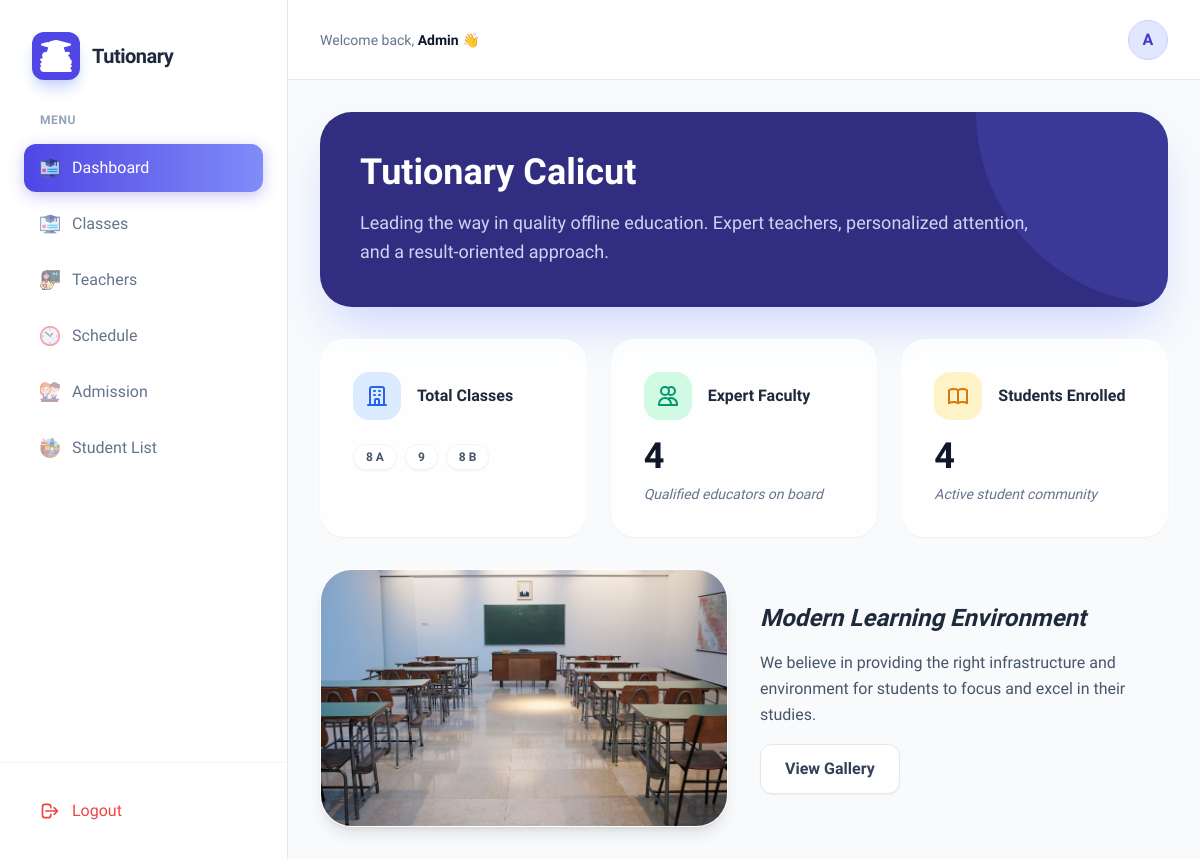
Before: /index/ with the older database file.
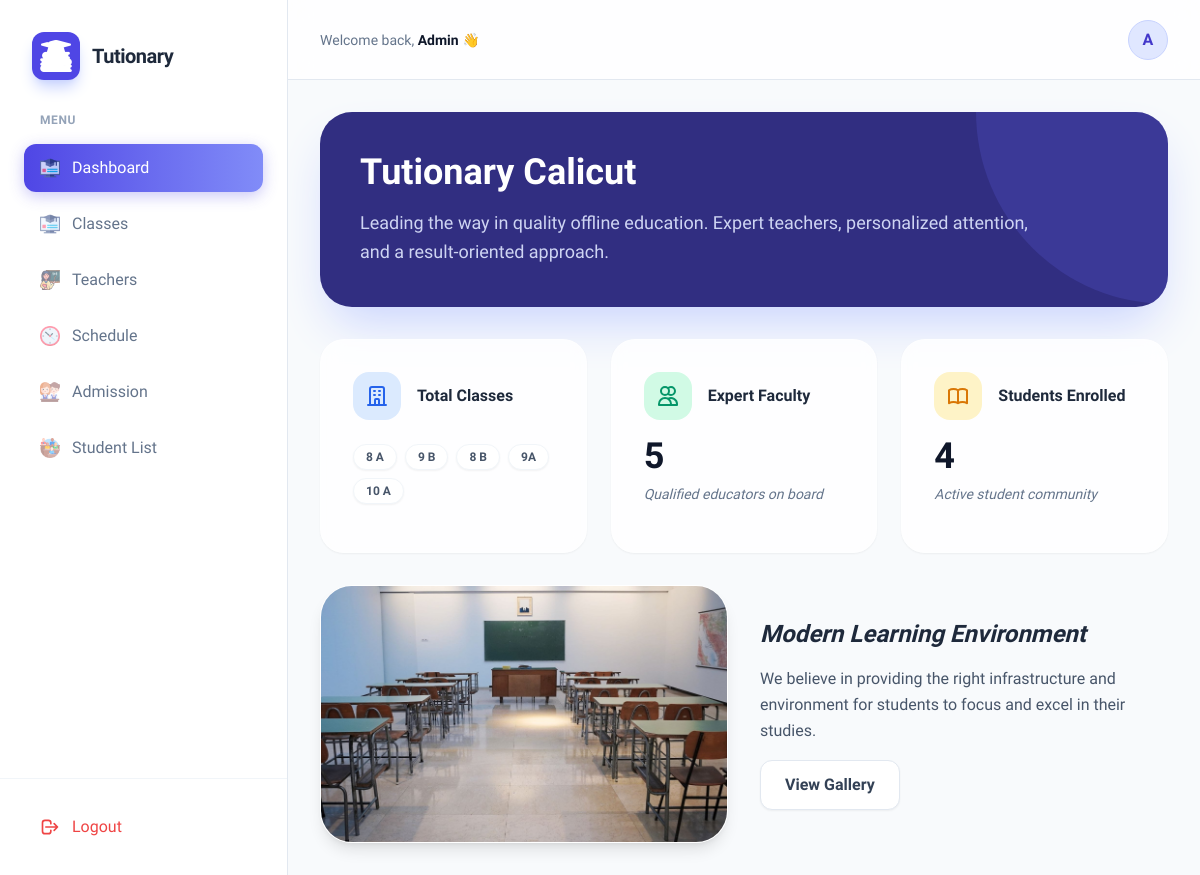
After: the same page with the newer database file.
### stdapp/models.py (models this page shows, shortened)
class Class(models.Model):
    name=models.CharField(max_length=250)
    description=models.TextField()
    fees=models.IntegerField()

### stdapp/views.py (the view)
# urls.py: path('index/', views.index, name='index'),
def index(request):
    teacher_count = Teacher.objects.count()
    student = Student.objects.count()
    classes = Class.objects.all()
    context = {
        'teacher_count': teacher_count,
        'student': student,
        'classes': classes
    }
    return render(request, 'index.html',context)

### templates/index.html (shortened to what this page needs)
{% load static %}
<!DOCTYPE html>
<html lang="en">
<head>
    <script src="https://cdn.tailwindcss.com"></script>
</head>
<body class="bg-slate-50 text-slate-900">
    <div class="flex h-screen overflow-hidden">
        <aside id="sidebar" class="fixed inset-y-0 left-0 z-50 w-72 bg-white border-r border-slate-200 transform -translate-x-full lg:translate-x-0 transition-transform duration-300 ease-in-out lg:static lg:inset-0">
            <div class="flex flex-col h-full">
                <div class="p-8">
                    <div class="flex items-center gap-3">
                        <div class="p-2 bg-indigo-600 rounded-xl shadow-lg shadow-indigo-200">
                            <img src="{% static 'image/education.png' %}" class="w-8 h-8 brightness-0 invert" alt="Logo">
                        </div>
                        <h2 class="text-xl font-bold tracking-tight text-slate-800">Tutionary</h2>
                    </div>
                </div>
                <nav class="flex-1 px-6 space-y-2 overflow-y-auto">
                    <p class="text-xs font-semibold text-slate-400 uppercase tracking-wider mb-4 px-4">Menu</p>
                    <a href="{% url 'index' %}" class="flex items-center gap-3 px-4 py-3 rounded-xl sidebar-item-active font-medium">
                        <img src="{% static 'image/online-course.png' %}" class="w-5 h-5 opacity-80" alt=""> Dashboard
                    </a>
                    <a href="{% url 'addcourse' %}" class="flex items-center gap-3 px-4 py-3 text-slate-500 hover:bg-slate-50 hover:text-indigo-600 rounded-xl transition-all duration-200">
                        <img src="{% static 'image/online-course.png' %}" class="w-5 h-5 opacity-60" alt=""> Classes
                    </a>
                    <a href="{% url 'addteacher' %}" class="flex items-center gap-3 px-4 py-3 text-slate-500 hover:bg-slate-50 hover:text-indigo-600 rounded-xl transition-all duration-200">
                        <img src="{% static 'image/female.png' %}" class="w-5 h-5 opacity-60" alt=""> Teachers
                    </a>
                    <a href="{% url 'addtime' %}" class="flex items-center gap-3 px-4 py-3 text-slate-500 hover:bg-slate-50 hover:text-indigo-600 rounded-xl transition-all duration-200">
                        <img src="{% static 'image/clock.png' %}" class="w-5 h-5 opacity-60" alt=""> Schedule
                    </a>
                    <a href="{% url 'addstudent' %}" class="flex items-center gap-3 px-4 py-3 text-slate-500 hover:bg-slate-50 hover:text-indigo-600 rounded-xl transition-all duration-200">
                        <img src="{% static 'image/students.png' %}" class="w-5 h-5 opacity-60" alt=""> Admission
                    </a>
                    <a href="{% url 'studentlist' %}" class="flex items-center gap-3 px-4 py-3 text-slate-500 hover:bg-slate-50 hover:text-indigo-600 rounded-xl transition-all duration-200">
                        <img src="{% static 'image/audience.png' %}" class="w-5 h-5 opacity-60" alt=""> Student List
                    </a>
                </nav>
                <div class="p-6 border-t border-slate-100">
                    <a href="{% url 'logout' %}" class="flex items-center gap-3 px-4 py-3 text-red-500 hover:bg-red-50 rounded-xl transition-all">
                        <svg class="w-5 h-5" fill="none" stroke="currentColor" viewBox="0 0 24 24"><path stroke-linecap="round" stroke-linejoin="round" stroke-width="2" d="M17 16l4-4m0 0l-4-4m4 4H7m6 4v1a3 3 0 01-3 3H6a3 3 0 01-3-3V7a3 3 0 013-3h4a3 3 0 013 3v1"></path></svg>
                        <span class="font-medium">Logout</span>
                    </a>
                </div>
            </div>
        </aside>
        <div class="flex-1 flex flex-col min-w-0 bg-slate-50 overflow-hidden">
            <header class="h-20 bg-white/80 backdrop-blur-md border-b border-slate-200 flex items-center justify-between px-6 lg:px-8 z-10 sticky top-0">
                <div class="flex items-center">
                    <div class="hidden lg:block">
                        <h1 class="text-sm font-medium text-slate-500">Welcome back, <span class="text-slate-900 font-bold">Admin 👋</span></h1>
                    </div>
                </div>
                <div class="flex items-center gap-4">
                    <div class="w-10 h-10 rounded-full bg-indigo-100 flex items-center justify-center text-indigo-700 font-bold border border-indigo-200">
                        A
                    </div>
                </div>
            </header>
            <main class="flex-1 overflow-y-auto p-8">
                <div class="max-w-7xl mx-auto space-y-8">
                    <div class="relative overflow-hidden rounded-[2rem] bg-indigo-900 p-10 text-white shadow-2xl shadow-indigo-200">
                        <div class="relative z-10 max-w-2xl">
                            <h2 class="text-3xl md:text-4xl font-extrabold mb-4">Tutionary Calicut</h2>
                            <p class="text-indigo-100 text-lg leading-relaxed opacity-90">
                                Leading the way in quality offline education. Expert teachers,
                                personalized attention, and a result-oriented approach.
                            </p>
                        </div>
                        <div class="absolute top-0 right-0 -translate-y-1/2 translate-x-1/2 w-96 h-96 bg-indigo-500/20 rounded-full"></div>
                    </div>
                    <div class="grid grid-cols-1 md:grid-cols-3 gap-6">
                        <div class="glass-card p-8 rounded-3xl shadow-sm hover:shadow-xl hover:-translate-y-1 transition-all duration-300">
                            <div class="flex items-center gap-4 mb-6">
                                <div class="p-3 bg-blue-100 rounded-2xl text-blue-600">
                                    <svg class="w-6 h-6" fill="none" stroke="currentColor" viewBox="0 0 24 24"><path stroke-linecap="round" stroke-linejoin="round" stroke-width="2" d="M19 21V5a2 2 0 00-2-2H7a2 2 0 00-2 2v16m14 0h2m-2 0h-5m-9 0H3m2 0h5M9 7h1m-1 4h1m4-4h1m-1 4h1m-5 10v-5a1 1 0 011-1h2a1 1 0 011 1v5m-4 0h4"></path></svg>
                                </div>
                                <h3 class="font-bold text-slate-800">Total Classes</h3>
                            </div>
                            <div class="flex flex-wrap gap-2 mb-4">
                                {% for cls in classes %}
                                <span class="px-3 py-1 bg-white border border-slate-100 rounded-full text-xs font-semibold text-slate-600 shadow-sm">{{ cls.name }}</span>
                                {% endfor %}
                            </div>
                        </div>
                        <div class="glass-card p-8 rounded-3xl shadow-sm hover:shadow-xl hover:-translate-y-1 transition-all duration-300">
                            <div class="flex items-center gap-4 mb-4">
                                <div class="p-3 bg-emerald-100 rounded-2xl text-emerald-600">
                                    <svg class="w-6 h-6" fill="none" stroke="currentColor" viewBox="0 0 24 24"><path stroke-linecap="round" stroke-linejoin="round" stroke-width="2" d="M12 4.354a4 4 0 110 5.292M15 21H3v-1a6 6 0 0112 0v1zm0 0h6v-1a6 6 0 00-9-5.197M13 7a4 4 0 11-8 0 4 4 0 018 0z"></path></svg>
                                </div>
                                <h3 class="font-bold text-slate-800">Expert Faculty</h3>
                            </div>
                            <p class="text-4xl font-black text-slate-900">{{ teacher_count }}</p>
                            <p class="text-sm text-slate-500 mt-2 italic">Qualified educators on board</p>
                        </div>
                        <div class="glass-card p-8 rounded-3xl shadow-sm hover:shadow-xl hover:-translate-y-1 transition-all duration-300">
                            <div class="flex items-center gap-4 mb-4">
                                <div class="p-3 bg-amber-100 rounded-2xl text-amber-600">
                                </div>
                                <h3 class="font-bold text-slate-800">Students Enrolled</h3>
                            </div>
                            <p class="text-4xl font-black text-slate-900">{{ student }}</p>
                            <p class="text-sm text-slate-500 mt-2 italic">Active student community</p>
                        </div>
                    </div>
                    <div class="grid grid-cols-1 md:grid-cols-2 gap-8">
                        <div class="rounded-[2rem] overflow-hidden shadow-lg border border-white">
                            <img src="{% static 'image/empty-classroom.jpg' %}" class="w-full h-64 object-cover" alt="Classroom">
                        </div>
                        <div class="flex flex-col justify-center space-y-4">
                            <h3 class="text-2xl font-bold text-slate-800 italic">Modern Learning Environment</h3>
                            <p class="text-slate-600 leading-relaxed">
                                We believe in providing the right infrastructure and environment for students to focus and excel in their studies.
                            </p>
                            <div class="flex gap-4">
                                <button class="px-6 py-3 bg-white border border-slate-200 rounded-xl font-bold text-slate-700 shadow-sm hover:bg-slate-50">View Gallery</button>
                            </div>
                        </div>
                    </div>
                </div>
            </main>
        </div>
    </div>
</body>
</html>

### templates/index.html (style rules this page uses)
body { font-family: 'Plus Jakarta Sans', sans-serif; }
.glass-card { background: rgba(255, 255, 255, 0.8); backdrop-filter: blur(10px); border: 1px solid rgba(255, 255, 255, 0.3); }
.sidebar-item-active { background: linear-gradient(90deg, #4f46e5 0%, #818cf8 100%); color: white; box-shadow: 0 4px 15px rgba(79, 70, 229, 0.3); }

Changed rows visible on the page:
changed Class (number 2 of 5 on the later page): name "9" → "9 B"
added Class: name "9A"
added Class: name "10 A"
Other visible differences:
{{ teacher_count }}: "4" → "5"
